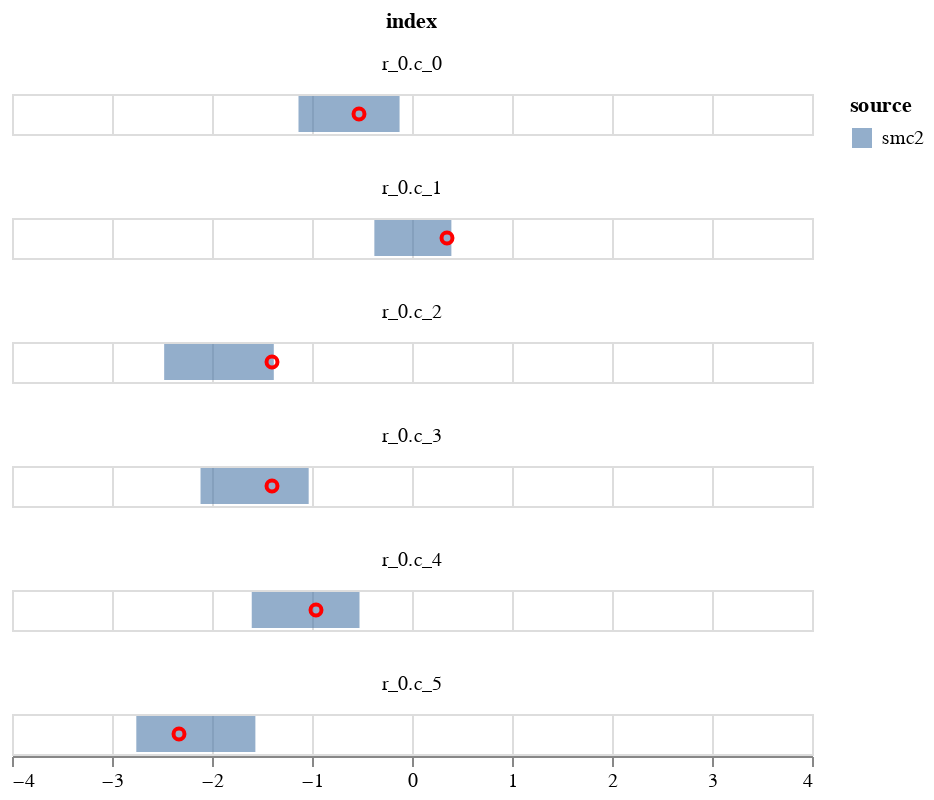

Notebook code cell kept with this figure:
### Code cell
param = 'alpha'
df = get_post_df(ps[param])
df_quant = df.groupby(['row', 'col'])[['value']].quantile(0.025).reset_index()
df_quant.rename({'value':'q1'}, axis=1, inplace=True)
df_quant2 = df.groupby(['row', 'col'])[['value']].quantile(0.975).reset_index()
df_quant2.rename({'value':'q2'}, axis=1, inplace=True)

df = df_quant.merge(df_quant2, on=['row', 'col'])

# simple quantile chart
df['source'] = 'mcmc'

df['index'] = 'r_' + df.row.astype(str)+'.c_'+df.col.astype(str)
df = df.loc[:,['index', 'q1', 'q2']]
df['source'] = 'smc2'
dd = pd.DataFrame(exp_data.raw_data['alpha'], columns=['data'])
dd['col'] = np.arange(6)
dd['row'] = 0
dd['index'] = 'r_' + dd.row.astype(str)+'.c_'+dd.col.astype(str)
dd = dd.loc[:,['index', 'data']]
plot_data = df.merge(dd, on=['index'])

c1 = alt.Chart(plot_data).mark_bar(opacity=0.6).encode(
    alt.X('q1', title=None,  scale=alt.Scale(domain=[-4,4])),
    alt.X2('q2', title=None),
    alt.Color('source'),    
)
    

c2 = alt.Chart(plot_data).mark_point(opacity=1, color='red').encode(
        alt.X('data', title=None),
)
(c1+c2).facet(
       'index',
    columns=1
    )

### Figure 1 — Vega-Lite specification as saved in the notebook (floating-point values rounded to 4 significant figures)
{"config": {"view": {"continuousWidth": 400, "continuousHeight": 300}}, "data": {"name": "data-d51b7dd791b396c977a9bd3de6161f86"}, "facet": {"type": "nominal", "field": "index"}, "spec": {"layer": [{"mark": {"type": "bar", "opacity": 0.6}, "encoding": {"color": {"type": "nominal", "field": "source"}, "x": {"type": "quantitative", "field": "q1", "scale": {"domain": [-4, 4]}, "title": null}, "x2": {"field": "q2", "title": null}}}, {"mark": {"type": "point", "color": "red", "opacity": 1}, "encoding": {"x": {"type": "quantitative", "field": "data", "title": null}}}]}, "columns": 1, "$schema": "https://vega.github.io/schema/vega-lite/v4.8.1.json", "datasets": {"data-d51b7dd791b396c977a9bd3de6161f86": [{"index": "r_0.c_0", "q1": -1.135, "q2": -0.1242, "source": "smc2", "data": -0.53}, {"index": "r_0.c_1", "q1": -0.3765, "q2": 0.3938, "source": "smc2", "data": 0.35}, {"index": "r_0.c_2", "q1": -2.478, "q2": -1.382, "source": "smc2", "data": -1.4}, {"index": "r_0.c_3", "q1": -2.115, "q2": -1.033, "source": "smc2", "data": -1.4}, {"index": "r_0.c_4", "q1": -1.603, "q2": -0.525, "source": "smc2", "data": -0.96}, {"index": "r_0.c_5", "q1": -2.757, "q2": -1.566, "source": "smc2", "data": -2.33}]}}
